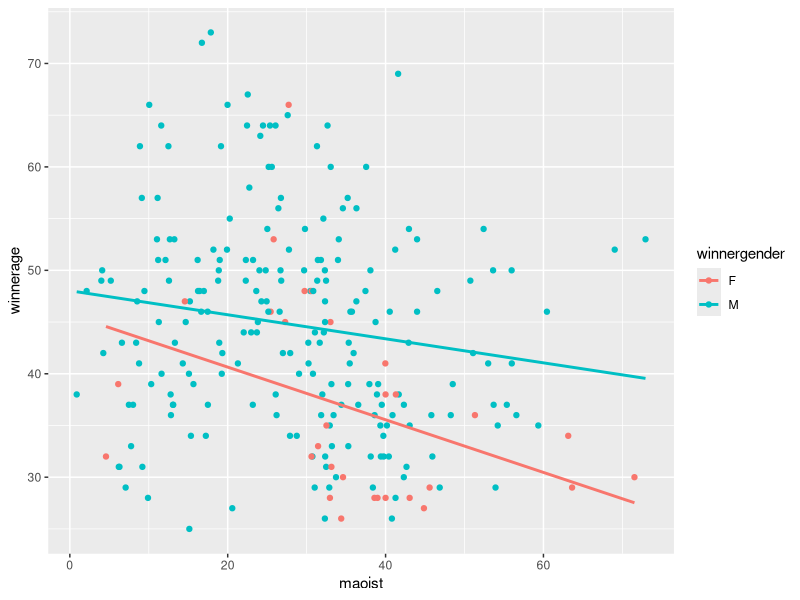

Write the R code that produced this figure.
## ---- chunk 1
knitr::opts_chunk$set(
  collapse = TRUE,
  comment = "#>",
  warning = FALSE,
  message = FALSE
)
## ---- chunk 2
library(tidyverse)

df = read.csv("nepalelection.csv")
head(df)
## ---- chunk 3
avgage = mean(df$winnerage)
head(avgage)
## ---- chunk 4
ggplot(df, aes(maoist, winnerage, colour = winnergender)) + 
  geom_point() + 
  geom_smooth(method=lm, se=FALSE)
